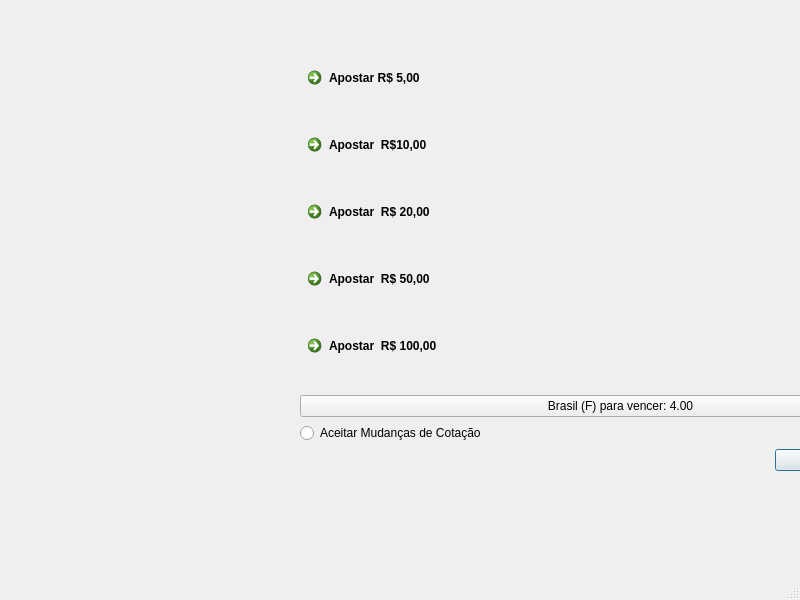
<?xml version="1.0" encoding="UTF-8"?>
<ui version="4.0">
 <class>MainWindow</class>
 <widget class="QMainWindow" name="MainWindow">
  <property name="geometry">
   <rect>
    <x>0</x>
    <y>0</y>
    <width>800</width>
    <height>600</height>
   </rect>
  </property>
  <property name="windowTitle">
   <string>MainWindow</string>
  </property>
  <widget class="QWidget" name="centralwidget">
   <widget class="QWidget" name="verticalLayoutWidget">
    <property name="geometry">
     <rect>
      <x>300</x>
      <y>60</y>
      <width>641</width>
      <height>411</height>
     </rect>
    </property>
    <layout class="QVBoxLayout" name="verticalLayout">
     <item>
      <widget class="QCommandLinkButton" name="commandLinkButton_5">
       <property name="text">
        <string>Apostar R$ 5,00</string>
       </property>
      </widget>
     </item>
     <item>
      <widget class="QCommandLinkButton" name="commandLinkButton">
       <property name="text">
        <string>Apostar  R$10,00</string>
       </property>
      </widget>
     </item>
     <item>
      <widget class="QCommandLinkButton" name="commandLinkButton_2">
       <property name="text">
        <string>Apostar  R$ 20,00</string>
       </property>
      </widget>
     </item>
     <item>
      <widget class="QCommandLinkButton" name="commandLinkButton_3">
       <property name="text">
        <string>Apostar  R$ 50,00</string>
       </property>
      </widget>
     </item>
     <item>
      <widget class="QCommandLinkButton" name="commandLinkButton_4">
       <property name="text">
        <string>Apostar  R$ 100,00</string>
       </property>
      </widget>
     </item>
     <item>
      <widget class="QPushButton" name="pushButton">
       <property name="text">
        <string>Brasil (F) para vencer: 4.00</string>
       </property>
      </widget>
     </item>
     <item>
      <widget class="QRadioButton" name="radioButton">
       <property name="text">
        <string>Aceitar Mudanças de Cotação</string>
       </property>
      </widget>
     </item>
     <item>
      <widget class="QDialogButtonBox" name="buttonBox">
       <property name="standardButtons">
        <set>QDialogButtonBox::Cancel|QDialogButtonBox::Ok</set>
       </property>
      </widget>
     </item>
    </layout>
   </widget>
  </widget>
  <widget class="QMenuBar" name="menubar">
   <property name="geometry">
    <rect>
     <x>0</x>
     <y>0</y>
     <width>800</width>
     <height>22</height>
    </rect>
   </property>
  </widget>
  <widget class="QStatusBar" name="statusbar"/>
 </widget>
 <resources/>
 <connections/>
</ui>
